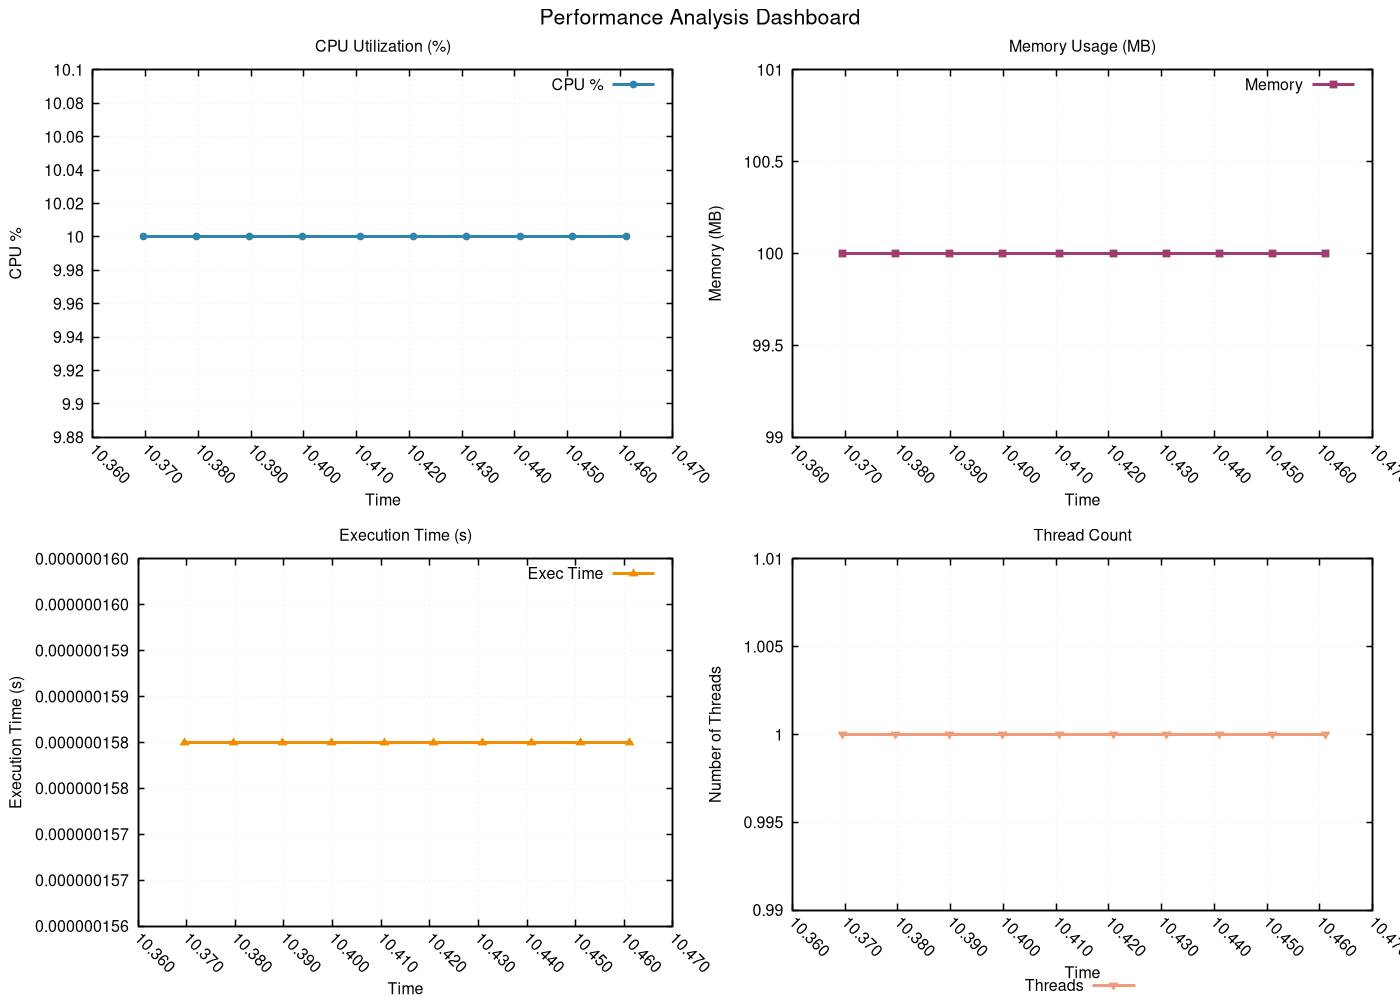

This chart was generated by the following gnuplot code:
# GNUplot script for performance metrics
set terminal pngcairo enhanced font 'Helvetica,12' size 1400,1000
set output 'png/quick_sort_20260131_225122_dashboard.png'

set multiplot layout 2,2 title 'Performance Analysis Dashboard' font 'Helvetica,16'
set style line 1 lc rgb '#2E86AB' lt 1 lw 3 pt 7 ps 0.8
set style line 2 lc rgb '#A23B72' lt 1 lw 3 pt 5 ps 0.8
set style line 3 lc rgb '#F18F01' lt 1 lw 3 pt 9 ps 0.8
set style line 4 lc rgb '#F19C79' lt 1 lw 3 pt 11 ps 0.8
set style line 5 lc rgb '#0ABB9F' lt 1 lw 3 pt 13 ps 0.8

set format x "%.3f"
set xtics rotate by -45
set autoscale x

set title 'CPU Utilization (%)'
set xlabel 'Time'
set ylabel 'CPU %'
set grid linestyle 1 lc rgb '#D3D3D3' lt 0 lw 1
set border linewidth 1.5
plot 'png/quick_sort_20260131_225122_dashboard.dat' using 1:2 with linespoints ls 1 title 'CPU %'
set title 'Memory Usage (MB)'
set xlabel 'Time'
set ylabel 'Memory (MB)'
set grid linestyle 1 lc rgb '#D3D3D3' lt 0 lw 1
set border linewidth 1.5
plot 'png/quick_sort_20260131_225122_dashboard.dat' using 1:3 with linespoints ls 2 title 'Memory'
set title 'Execution Time (s)'
set xlabel 'Time'
set ylabel 'Execution Time (s)'
set grid linestyle 1 lc rgb '#D3D3D3' lt 0 lw 1
set border linewidth 1.5
plot 'png/quick_sort_20260131_225122_dashboard.dat' using 1:8 with linespoints ls 3 title 'Exec Time'
set title 'Thread Count'
set xlabel 'Time'
set ylabel 'Number of Threads'
set grid linestyle 1 lc rgb '#D3D3D3' lt 0 lw 1
set border linewidth 1.5
set key outside center bottom horizontal
plot 'png/quick_sort_20260131_225122_dashboard.dat' using 1:9 with linespoints ls 4 title 'Threads'
unset multiplot
